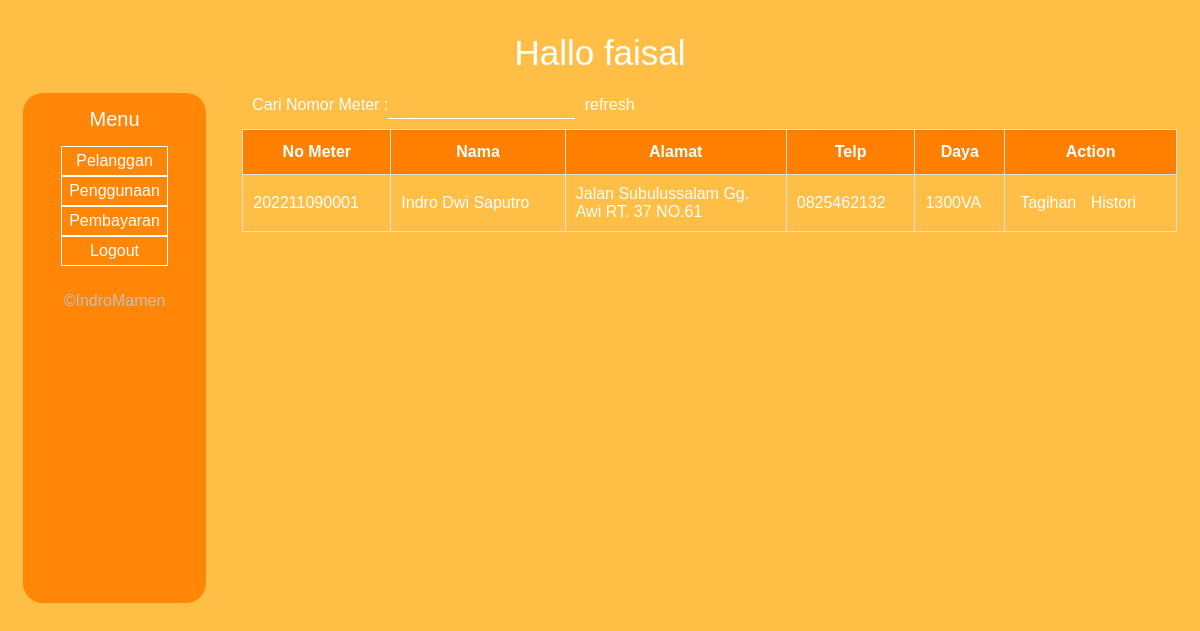
The app's page /pelanggan.php (signed in) with its own data.
### tables this page shows
CREATE TABLE `meter` (
  `id_meter` int(11) NOT NULL,
  `no_meter` varchar(12) DEFAULT NULL,
  `id_tarif` int(11) NOT NULL,
  `pemilik` varchar(100) NOT NULL,
  `alamat` text NOT NULL,
  `telp` varchar(13) NOT NULL,
  `aktif` tinyint(1) NOT NULL DEFAULT 1
);

CREATE TABLE `tarif` (
  `id_tarif` int(11) NOT NULL,
  `daya` int(11) NOT NULL,
  `tarif_kwh` int(11) NOT NULL
);

### app/meter.php (called while the page is built, shortened)
<?php
function meter_tarif(){
	global $link;
	$query = "SELECT * FROM meter INNER JOIN tarif ON meter.id_tarif = tarif.id_tarif WHERE aktif='1' ORDER BY id_meter ASC ";
	$result = mysqli_query($link, $query);
	return $result;
}

### pelanggan.php (the view, shortened to what this page needs)
<?php require_once 'des/header-petugas.php';
?>
<div id="atas">
	<div class="left">
		<form action="pelanggan.php" method="get">
			Cari Nomor Meter :<input type="search" name="search" class="inputext" maxlength="12">
			<a href="pelanggan.php" class="class btn btn-primary">refresh</a>
		</form>
	</div>
	<div class="right"><br>
	</div>
	<div class="clear"></div>
</div>
<div id="badan">
	<table id="data">
		<tr>
			<th>No Meter</th>
			<th>Nama</th>
			<th>Alamat</th>
			<th>Telp</th>
			<th>Daya</th>
			<th>Action</th>
		</tr>
		<?php
		if (isset($_GET['search'])) {
			if (cek_meter($_GET['search'],'1')) {
				$_SESSION['alert'] = "<script>mscAlert('Nomor Meter Tidak ada atau telah hapus!');
				</script>";
				header('location: pelanggan.php');
				die();
			}else{
				$mt = cari_meter($_GET['search']);
			}
		}else{
			$mt = meter_tarif();
		}
		while ($pelanggan = mysqli_fetch_assoc($mt)) {
			?>
			<tr>
				<td><?= $pelanggan['no_meter']; ?></td>
				<td><?= $pelanggan['pemilik']; ?></td>
				<td width="200"><?= $pelanggan['alamat']; ?></td>
				<td><?= $pelanggan['telp']; ?></td>
				<td><?= $pelanggan['daya']; ?>VA</td>
				<td>
				<?php if($_SESSION['level'] == '100' or $_SESSION['level'] == '3' or $_SESSION['level'] == '2'): ?>
					<a href="form-pelanggan.php?mtr=<?= $pelanggan['no_meter'] ?>" class="class btn btn-primary">Ubah data</a>
					<a onclick="hpspel('<?= $pelanggan['no_meter'] ?>')" class="class btn btn-primary">Delete</a>
				<?php elseif($_SESSION['level'] == '0'): ?>
					<a href="penggunaan.php?serch=<?= $pelanggan['no_meter'] ?>" class="class btn btn-primary">Penggunaan</a>
				<?php elseif($_SESSION['level'] == '1'): ?>
					<a href="pembayaran.php?search=<?= $pelanggan['no_meter'] ?>" class="class btn btn-primary">Tagihan</a>
					<a href="pembayaran.php?hstr=1&serach=<?= $pelanggan['no_meter'] ?>" class="class btn btn-primary">Histori</a>
				<?php endif ?>
				</td>
			</tr>
		<?php } ?>
	</table>
	<?php require_once 'des/footer-petugas.php'; ?>

### des/petugas.css (style rules this page uses)
* { padding: 5px; color: white; font-family: sans-serif; }
body { background-color: rgb(255,190,70); z-index: 1; }
a { text-decoration: none; }
#data { font-family: sans-serif; border-collapse: collapse; width: 100%; }
#data td, #data th { border: 1px solid #ddd; padding: 10px; height: 20px; }
#data tr:nth-child(even) { background-color: rgba(0,0,0,0); }
#data th { padding-top: 12px; padding-bottom: 12px; text-align: center; background-color: rgb(255,128,0); color: white; }
.clear { clear: both; }
.left { float: left; }
.right { float: right; }
.inputext { background-color: rgba(0,0,0,0); border: 0px solid black; border-bottom: 1px solid white; }
#atas, #badan { margin-top: -20px; width: 100%; height: auto; }

### records on screen
meter: no_meter "202211090001", pemilik "Indro Dwi Saputro", alamat "Jalan Subulussalam Gg. Awi RT. 37 NO.61", telp "0825462132", id_tarif.daya "1300"

### other values on screen
$_SESSION['petugas'] "faisal"
